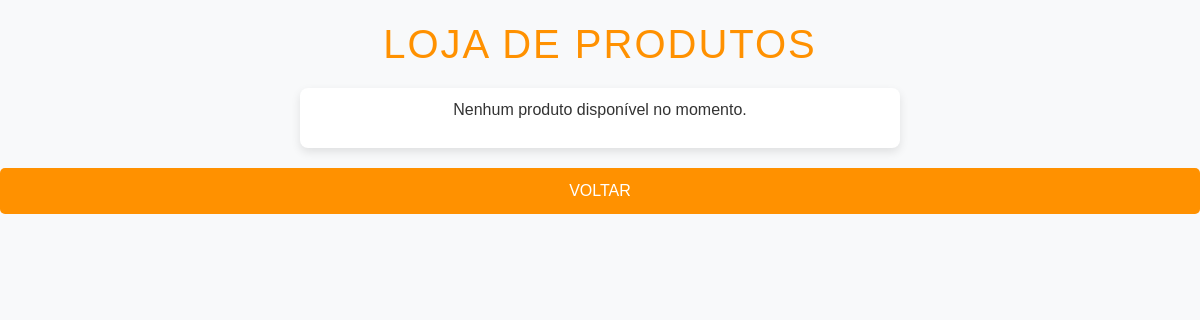
Page /loja on the earlier database version.
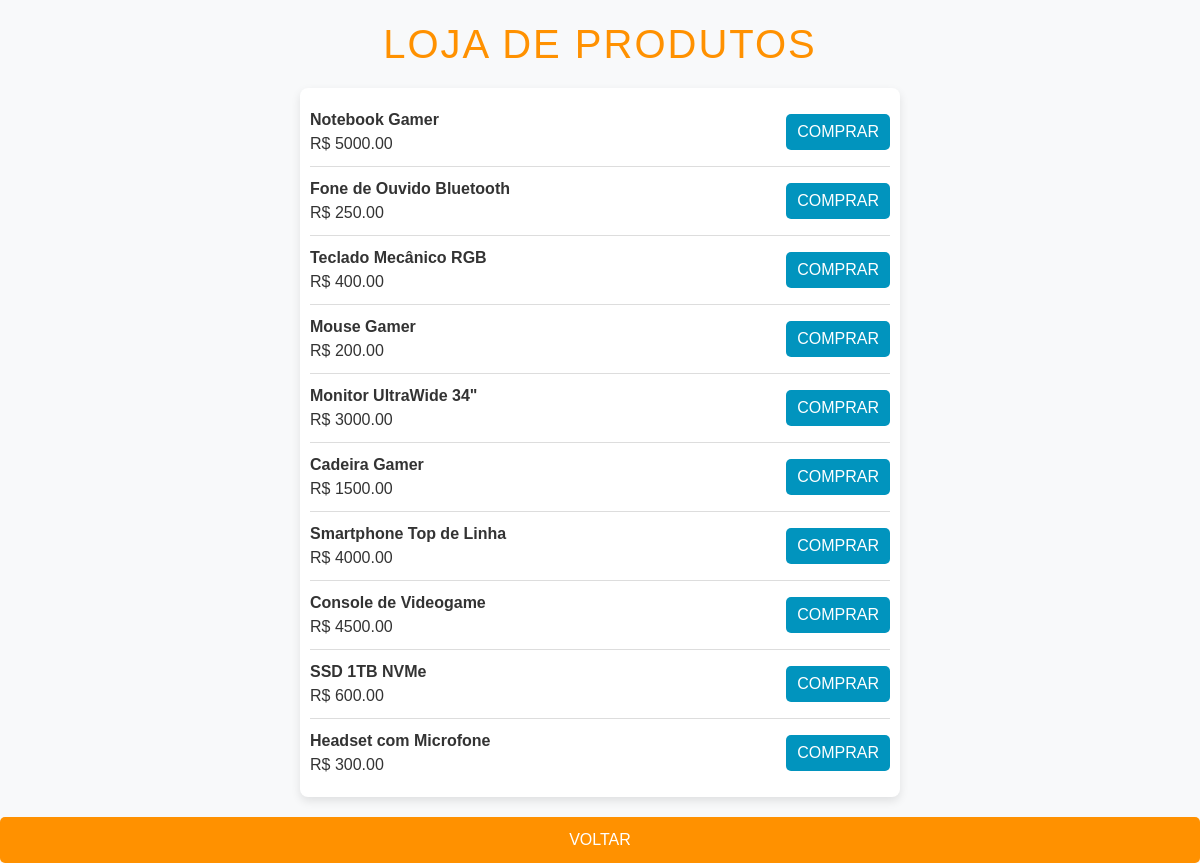
Same page on the later database version.
### tables this page shows
CREATE TABLE produtos (
    id INTEGER PRIMARY KEY AUTOINCREMENT,
    nome TEXT NOT NULL,
    preco REAL NOT NULL,
    descricao TEXT
);

### views.py (the view)
@app.route('/loja')
def loja():
    try:
        conexao = conectar_banco()
        cursor = conexao.cursor()
        cursor.execute('SELECT * FROM produtos')
        produtos = cursor.fetchall()
        conexao.close()
        return render_template('loja.html', produtos=produtos)
    except Exception as e:
        return f"Erro ao carregar os produtos: {e}"

### views.py (called while the page is built)
def conectar_banco():
    try:
        caminho_diretorio = os.path.dirname(os.path.abspath(__file__))
        caminho_banco = os.path.join(caminho_diretorio, "banco_site.db")
        conexao = sqlite3.connect(caminho_banco)
        return conexao
    except Exception as e:
        print(f"Erro ao conectar ao banco de dados: {e}")
        return None

### templates/loja.html (shortened to what this page needs)
<!DOCTYPE html>
<html lang="pt-BR">
<head>
    <link rel="stylesheet" href="{{ url_for('static', filename='style.css') }}">
    <link href="https://cdn.jsdelivr.net/npm/bootstrap@5.3.3/dist/css/bootstrap.min.css" rel="stylesheet">
</head>
<body>
    <h1>Loja de Produtos</h1>
    <div class="product-list">
        {% if produtos %}
            {% for produto in produtos %}
                <div class="product-item">
                    <div>
                        <strong>{{ produto[1] }}</strong>
                        <p class="mb-0">R$ {{ "%.2f"|format(produto[2]) }}</p>
                    </div>
                    <form action="{{ url_for('comprar', produto_id=produto[0]) }}" method="POST">
                        <button type="submit" class="btn btn-buy">Comprar</button>
                    </form>
                </div>
            {% endfor %}
        {% else %}
            <p class="text-center">Nenhum produto disponível no momento.</p>
        {% endif %}
    </div>
    <div class="text-center">
        <a href="/home" class="btn btn-back">Voltar</a>
    </div>
</body>
</html>

### static/style.css (style rules this page uses)
body { font-family: 'Arial', sans-serif; margin: 0; padding: 0; background-color: #2b2b2b; color: #ffffff; line-height: 1.6; }
h1, h2, h3, h4, h5, h6 { font-family: 'Arial', sans-serif; color: #ff9100; text-transform: uppercase; letter-spacing: 2px; }
button, .btn { border-radius: 25px; padding: 12px 20px; font-weight: bold; font-size: 1rem; border: none; transition: transform 0.3s, box-shadow 0.3s; cursor: pointer; text-transform: uppercase; }

### templates/loja.html (style rules this page uses)
body { font-family: 'Arial', sans-serif; background-color: #f8f9fa; color: #333; padding-top: 20px; }
h1 { color: #ff9100; text-align: center; margin-bottom: 20px; }
.product-list { max-width: 600px; margin: 0 auto; padding: 10px; background-color: #fff; border-radius: 8px; box-shadow: 0px 4px 10px rgba(0, 0, 0, 0.1); }
.product-item { display: flex; justify-content: space-between; align-items: center; padding: 10px 0; border-bottom: 1px solid #ddd; }
.product-item:last-child { border-bottom: none; }
.btn-buy { background-color: #0194be; color: #fff; border-radius: 5px; padding: 5px 10px; }
.btn-back { margin-top: 20px; display: block; background-color: #ff9100; color: #fff; border-radius: 5px; padding: 10px 15px; }

Differences in the rows shown:
added produtos: nome "Notebook Gamer", preco "5000.00"
added produtos: nome "Fone de Ouvido Bluetooth", preco "250.00"
added produtos: nome "Teclado Mecânico RGB", preco "400.00"
added produtos: nome "Mouse Gamer", preco "200.00"
added produtos: nome "Monitor UltraWide 34\"", preco "3000.00"
added produtos: nome "Cadeira Gamer", preco "1500.00"
added produtos: nome "Smartphone Top de Linha", preco "4000.00"
added produtos: nome "Console de Videogame", preco "4500.00"
added produtos: nome "SSD 1TB NVMe", preco "600.00"
added produtos: nome "Headset com Microfone", preco "300.00"
Other differences:
text no longer shown: "Nenhum produto disponível no momento."
